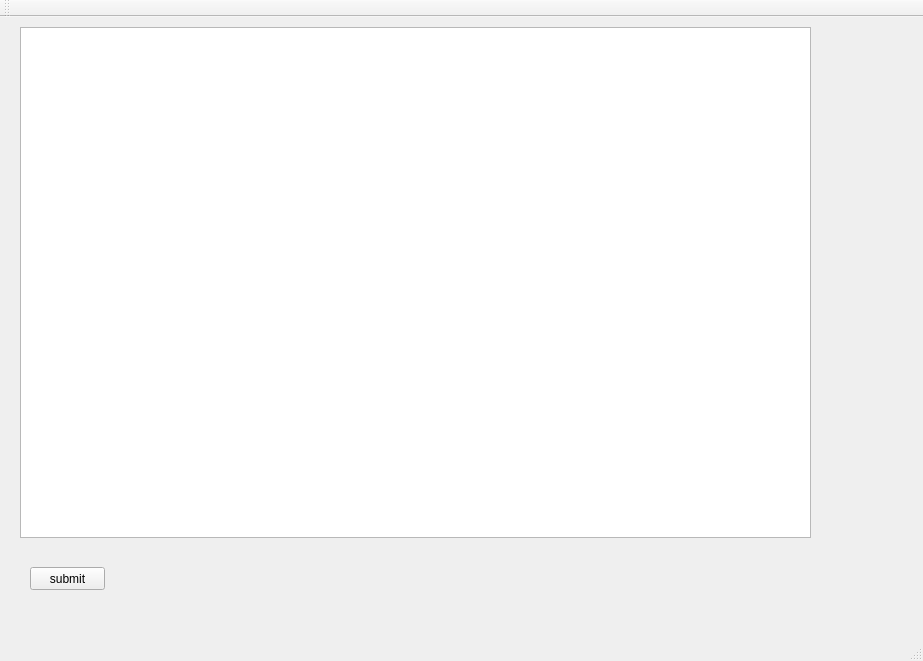
<?xml version="1.0" encoding="UTF-8"?>
<ui version="4.0">
 <class>MainWindow</class>
 <widget class="QMainWindow" name="MainWindow">
  <property name="geometry">
   <rect>
    <x>0</x>
    <y>0</y>
    <width>923</width>
    <height>661</height>
   </rect>
  </property>
  <property name="windowTitle">
   <string>MainWindow</string>
  </property>
  <widget class="QWidget" name="centralWidget">
   <widget class="QTableView" name="tableView">
    <property name="geometry">
     <rect>
      <x>20</x>
      <y>10</y>
      <width>791</width>
      <height>511</height>
     </rect>
    </property>
   </widget>
   <widget class="QPushButton" name="pushButton">
    <property name="geometry">
     <rect>
      <x>30</x>
      <y>550</y>
      <width>75</width>
      <height>23</height>
     </rect>
    </property>
    <property name="text">
     <string>submit</string>
    </property>
   </widget>
  </widget>
  <widget class="QMenuBar" name="menuBar">
   <property name="geometry">
    <rect>
     <x>0</x>
     <y>0</y>
     <width>923</width>
     <height>21</height>
    </rect>
   </property>
  </widget>
  <widget class="QToolBar" name="mainToolBar">
   <attribute name="toolBarArea">
    <enum>TopToolBarArea</enum>
   </attribute>
   <attribute name="toolBarBreak">
    <bool>false</bool>
   </attribute>
  </widget>
  <widget class="QStatusBar" name="statusBar"/>
 </widget>
 <layoutdefault spacing="6" margin="11"/>
 <resources/>
 <connections/>
</ui>
